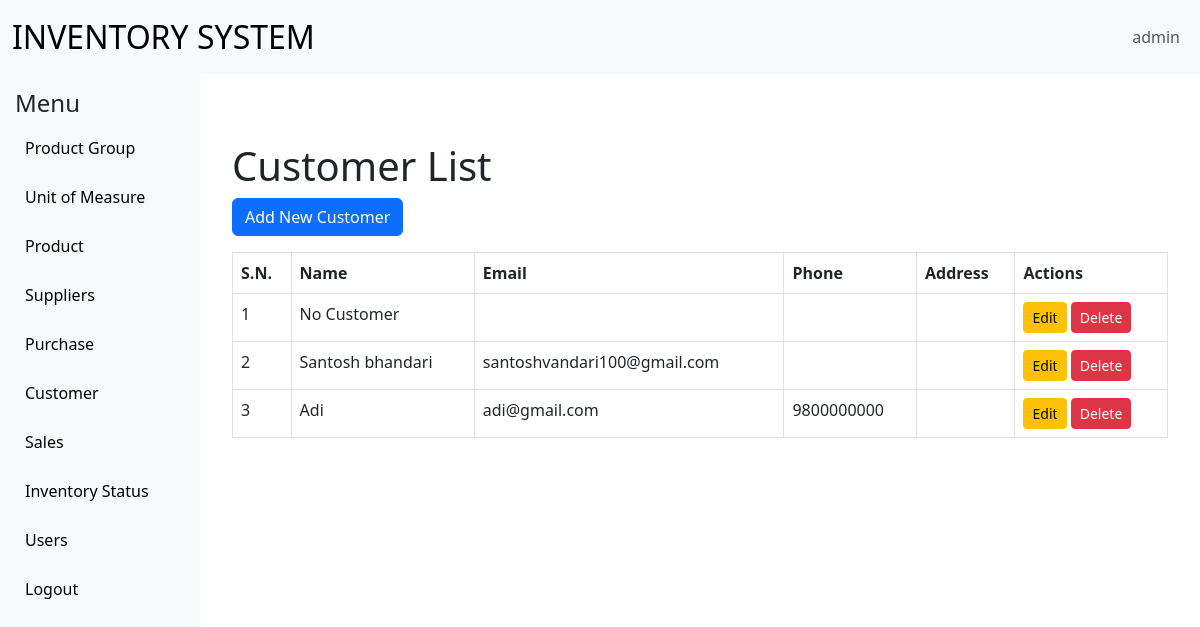
The app's page /salessystem/CustomerList.php (signed in) with its own data.
### tables this page shows
CREATE TABLE `customers` (
  `id` int(11) NOT NULL,
  `name` varchar(255) NOT NULL,
  `email` varchar(255) NOT NULL,
  `phone` varchar(20) DEFAULT NULL,
  `address` text DEFAULT NULL
);

### salessystem/CustomerList.php (the view, shortened to what this page needs)
<?php
include('../common/base.php');
$sql = "SELECT * FROM customers";
$result = $con->query($sql);
?>
    <div class="container mt-5">
        <h1>Customer List</h1>
        <a href="CustomerCreate.php" class="btn btn-primary mb-3">Add New Customer</a>
        <table class="table table-bordered">
            <thead>
                <tr>
                    <th>S.N.</th>
                    <th>Name</th>
                    <th>Email</th>
                    <th>Phone</th>
                    <th>Address</th>
                    <th>Actions</th>
                </tr>
            </thead>
            <tbody>
                <?php $counter = 0; ?>
                <?php while ($row = $result->fetch_assoc()) { ?>
                    <tr>
                        <td><?php echo ++$counter; ?></td>
                        <td><?php echo htmlspecialchars($row['name']); ?></td>
                        <td><?php echo htmlspecialchars($row['email']); ?></td>
                        <td><?php echo htmlspecialchars($row['phone']); ?></td>
                        <td><?php echo htmlspecialchars($row['address']); ?></td>
                        <td>
                            <a href="CustomerEdit.php?id=<?php echo htmlspecialchars($row['id']); ?>" class="btn btn-warning btn-sm">Edit</a>
                            <a href="CustomerDelete.php?id=<?php echo htmlspecialchars($row['id']); ?>" class="btn btn-danger btn-sm" onclick="return confirm('Are you sure you want to delete this customer?');">Delete</a>
                        </td>
                    </tr>
                <?php } ?>
            </tbody>
        </table>
    </div>
<?php include('../common/footer.php'); ?>

### common/base.php (style rules this page uses)
body { overflow-x: hidden; }

### records on screen
customers: name "No Customer"
customers: name "Santosh bhandari", email "santoshvandari100@gmail.com"
customers: name "Adi", email "adi@gmail.com", phone "9800000000"

### other values on screen
$_SESSION['username'] "admin"
